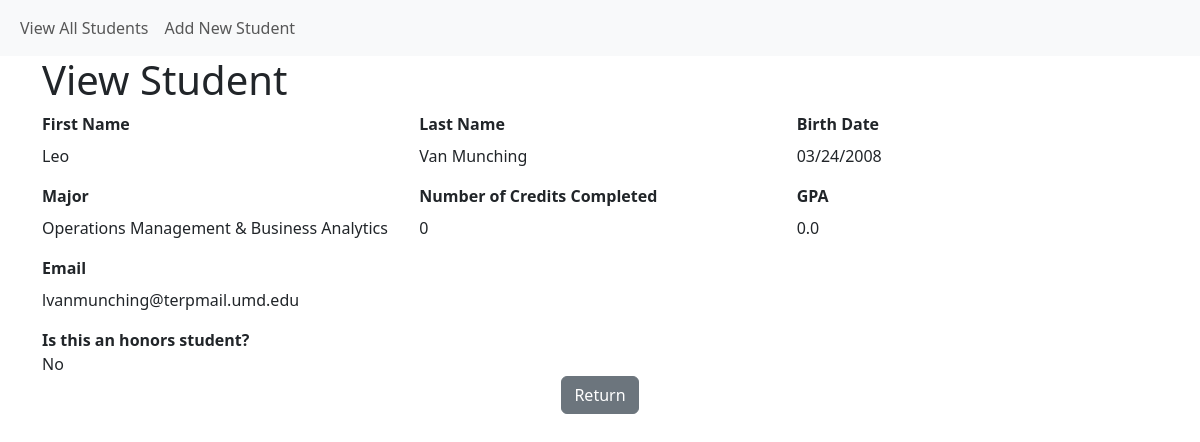
Screenshot of /student/view/2 with the database file from the repository.
### instance/models.py (models this page shows, shortened)
class Student(db.Model):
    __tablename__ = "student"
    student_id = db.Column(db.Integer, primary_key=True)
    first_name = db.Column(db.String(30), nullable=False)
    last_name = db.Column(db.String(50), nullable=False)
    major_id = db.Column(db.Integer, db.ForeignKey('major.major_id'))
    birth_date = db.Column(db.DateTime, nullable=False)
    num_credits_completed = db.Column(db.Integer, nullable=False)
    gpa = db.Column(db.Float, nullable=False)
    is_honors = db.Column(db.Boolean, nullable=False)
    email = db.Column(db.String(100), nullable=False)  # ← ADDED

class Major(db.Model):
    __tablename__ = "major"
    major_id = db.Column(db.Integer, primary_key=True)
    major = db.Column(db.String(30), nullable=False)
    students = db.relationship('Student', backref='students')

### app.py (the view)
@app.route('/student/view/<int:student_id>')
def student_view(student_id):
    student = Student.query.filter_by(student_id=student_id).first()
    majors = Major.query.order_by(Major.major) \
        .order_by(Major.major) \
        .all()
    if student:
        return render_template('student_entry.html', student=student, majors=majors, action='read')
    else:
        flash(f'Student attempting to be viewed could not be found!', 'error')
        return redirect(url_for('student_view_all'))

### templates/student_entry.html (shortened to what this page needs)
{% extends "base.html" %}
{% block page_head %}
    {% if action and action == 'create' %}
        Add New Student
    {% elif action and action == 'update'  %}
        Update Student
    {% else %}
        View Student
    {% endif %}
{% endblock %}
{% block page_content %}
<form class="row g-3"
      action="{{ url_for('student_edit', student_id=student['student_id']) if student else url_for('student_create') }}" method="post">
  <div class="col-md-4">
    <label for="first_name" class="form-label"><strong>First Name</strong></label>
    {% if action and action in ['create', 'update'] %}
    <input type="text" class="form-control" id="first_name" name="first_name" value="{{ student['first_name'] if student else '' }}" required>
    {% else %}
        <br>{{ student['first_name'] }}
    {% endif %}
  </div>
  <div class="col-md-4">
    <label for="last_name" class="form-label"><strong>Last Name</strong></label>
    {% if action and action in ['create', 'update'] %}
    <input type="text" class="form-control" id="last_name" name="last_name" value="{{ student['last_name'] if student else '' }}" required>
    {% else %}
        <br>{{ student['last_name'] }}
    {% endif %}
  </div>
  <div class="col-md-4">
    <label for="birth_date" class="form-label"><strong>Birth Date</strong></label>
    {% if action and action in ['create', 'update'] %}
    <input type="date" class="form-control" id="birth_date" name="birth_date" value="{{ student['birth_date'].strftime('%Y-%m-%d') if student else '' }}" required>
    {% else %}
        <br>{{ student['birth_date'].strftime('%m/%d/%Y') }}
    {% endif %}
  </div>
  <div class="col-md-4">
    <label for="major_id" class="form-label"><strong>Major</strong></label>
    {% if action and action in ['create', 'update'] %}
    <select name="major_id" id="major_id" class="form-select form-select-md" aria-label=".form-select-md example">
        <option value="0">---Select A Major---</option>
        {% for each_major in majors %}
        <option value="{{ each_major['major_id'] }}"
                {{ 'selected' if student and each_major['major_id'] == student['major_id'] else ''}}>{{ each_major['major'] }}</option>
        {% endfor %}
    </select>
    {% else %}
        <br>
        {% for each_major in majors %}
            {{ each_major['major'] if student and each_major['major_id'] == student['major_id'] else ''}}
        {% endfor %}
    {% endif %}
  </div>
  {% if action and action in ['read', 'update'] %}
  <div class="col-md-4">
    <label for="num_credits_completed" class="form-label"><strong>Number of Credits Completed</strong></label>
    {% if action and action == 'update' %}
    <input type="number" min="0" max="200" class="form-control" id="num_credits_completed" name="num_credits_completed"
           value="{{ student['num_credits_completed'] if student else '' }}" required>
    {% else %}
        <br> {{ student['num_credits_completed'] }}
    {% endif %}
  </div>
  <div class="col-md-4">
    <label for="gpa" class="form-label"><strong>GPA</strong></label>
    {% if action and action in ['create', 'update'] %}
    <input type="number" step="0.01" min="0.00" max="4.00" class="form-control" id="gpa" name="gpa" value="{{ student['gpa'] if student else '' }}" required>
    {% else %}
        <br>{{ student['gpa'] }}
    {% endif %}
  </div>
  {% endif %}
  <div class="col-md-4">
    <label for="email" class="form-label"><strong>Email</strong></label>
    {% if action and action in ['create', 'update'] %}
    <input type="email" class="form-control" id="email" name="email" maxlength="100"
           value="{{ student['email'] if student else '' }}" required>
    {% else %}
        <br>{{ student['email'] }}
    {% endif %}
  </div>
  <div class="col-12">
      <label class="form-check-label" for="is_honors">
          <strong>Is this an honors student?</strong>
            {% if action and not(action in ['create', 'update']) %}
            <br>{{ 'Yes' if student and student['is_honors'] == True else 'No' }}
            {% endif %}
      </label>
  </div>
  </div>
  <div class="col-12 text-center">
    <a href="{{ url_for('student_view_all') }}" class="btn btn-secondary" role="button">
        {% if action and action in ['create', 'update'] %}
        Cancel
        {% else %}
        Return
        {% endif %}
    </a>
  </div>
{% endblock %}

### rows the page displays
Student: first_name "Leo", last_name "Van Munching", birth_date "03/24/2008", num_credits_completed "0", gpa "0.0", email "lvanmunching@terpmail.umd.edu", is_honors "No"
Major: major "Operations Management & Business Analytics"
